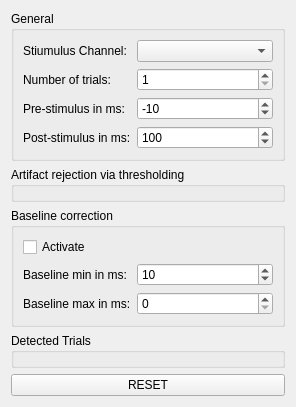
<?xml version="1.0" encoding="UTF-8"?>
<ui version="4.0">
 <class>AverageSettingsViewWidget</class>
 <widget class="QWidget" name="AverageSettingsViewWidget">
  <property name="geometry">
   <rect>
    <x>0</x>
    <y>0</y>
    <width>296</width>
    <height>407</height>
   </rect>
  </property>
  <property name="windowTitle">
   <string>Form</string>
  </property>
  <layout class="QGridLayout" name="gridLayout">
   <item row="0" column="0">
    <widget class="QGroupBox" name="groupBox">
     <property name="title">
      <string>General</string>
     </property>
     <layout class="QFormLayout" name="formLayout">
      <item row="0" column="0">
       <widget class="QLabel" name="label">
        <property name="text">
         <string>Stiumulus Channel:</string>
        </property>
       </widget>
      </item>
      <item row="0" column="1">
       <widget class="QComboBox" name="m_pComboBoxChSelection"/>
      </item>
      <item row="1" column="0">
       <widget class="QLabel" name="m_label_numberAverages">
        <property name="text">
         <string>Number of trials:</string>
        </property>
       </widget>
      </item>
      <item row="1" column="1">
       <widget class="QSpinBox" name="m_pSpinBoxNumAverages">
        <property name="minimum">
         <number>1</number>
        </property>
        <property name="maximum">
         <number>1000</number>
        </property>
       </widget>
      </item>
      <item row="2" column="0">
       <widget class="QLabel" name="label_3">
        <property name="text">
         <string>Pre-stimulus in ms:</string>
        </property>
       </widget>
      </item>
      <item row="2" column="1">
       <widget class="QSpinBox" name="m_pSpinBoxPreStimMSeconds">
        <property name="prefix">
         <string>-</string>
        </property>
        <property name="minimum">
         <number>0</number>
        </property>
        <property name="maximum">
         <number>10000</number>
        </property>
        <property name="singleStep">
         <number>10</number>
        </property>
        <property name="value">
         <number>10</number>
        </property>
       </widget>
      </item>
      <item row="3" column="0">
       <widget class="QLabel" name="label_4">
        <property name="text">
         <string>Post-stimulus in ms:</string>
        </property>
       </widget>
      </item>
      <item row="3" column="1">
       <widget class="QSpinBox" name="m_pSpinBoxPostStimMSeconds">
        <property name="minimum">
         <number>10</number>
        </property>
        <property name="maximum">
         <number>10000</number>
        </property>
        <property name="singleStep">
         <number>10</number>
        </property>
        <property name="value">
         <number>100</number>
        </property>
       </widget>
      </item>
     </layout>
     <zorder>label</zorder>
     <zorder>m_pComboBoxChSelection</zorder>
     <zorder>m_label_numberAverages</zorder>
     <zorder>label_3</zorder>
     <zorder>label_4</zorder>
     <zorder>m_pSpinBoxNumAverages</zorder>
     <zorder>m_pSpinBoxPreStimMSeconds</zorder>
     <zorder>m_pSpinBoxPostStimMSeconds</zorder>
    </widget>
   </item>
   <item row="2" column="0">
    <widget class="QGroupBox" name="groupBox_3">
     <property name="title">
      <string>Baseline correction</string>
     </property>
     <layout class="QFormLayout" name="formLayout_2">
      <item row="0" column="0" colspan="2">
       <widget class="QCheckBox" name="m_pcheckBoxBaselineCorrection">
        <property name="text">
         <string>Activate</string>
        </property>
       </widget>
      </item>
      <item row="1" column="0">
       <widget class="QLabel" name="label_5">
        <property name="text">
         <string>Baseline min in ms:</string>
        </property>
       </widget>
      </item>
      <item row="1" column="1">
       <widget class="QSpinBox" name="m_pSpinBoxBaselineFromMSeconds">
        <property name="prefix">
         <string/>
        </property>
        <property name="minimum">
         <number>-10000</number>
        </property>
        <property name="maximum">
         <number>10000</number>
        </property>
        <property name="singleStep">
         <number>10</number>
        </property>
        <property name="value">
         <number>10</number>
        </property>
        <property name="displayIntegerBase">
         <number>10</number>
        </property>
       </widget>
      </item>
      <item row="2" column="0">
       <widget class="QLabel" name="label_6">
        <property name="text">
         <string>Baseline max in ms:</string>
        </property>
       </widget>
      </item>
      <item row="2" column="1">
       <widget class="QSpinBox" name="m_pSpinBoxBaselineToMSeconds">
        <property name="singleStep">
         <number>10</number>
        </property>
        <property name="value">
         <number>0</number>
        </property>
       </widget>
      </item>
     </layout>
    </widget>
   </item>
   <item row="3" column="0">
    <widget class="QGroupBox" name="m_groupBox_detectedTrials">
     <property name="title">
      <string>Detected Trials</string>
     </property>
    </widget>
   </item>
   <item row="4" column="0">
    <widget class="QPushButton" name="m_pushButton_reset">
     <property name="text">
      <string>RESET</string>
     </property>
    </widget>
   </item>
   <item row="1" column="0">
    <widget class="QGroupBox" name="m_groupBox_artifactRejection">
     <property name="title">
      <string>Artifact rejection via thresholding</string>
     </property>
    </widget>
   </item>
  </layout>
 </widget>
 <resources/>
 <connections/>
</ui>
